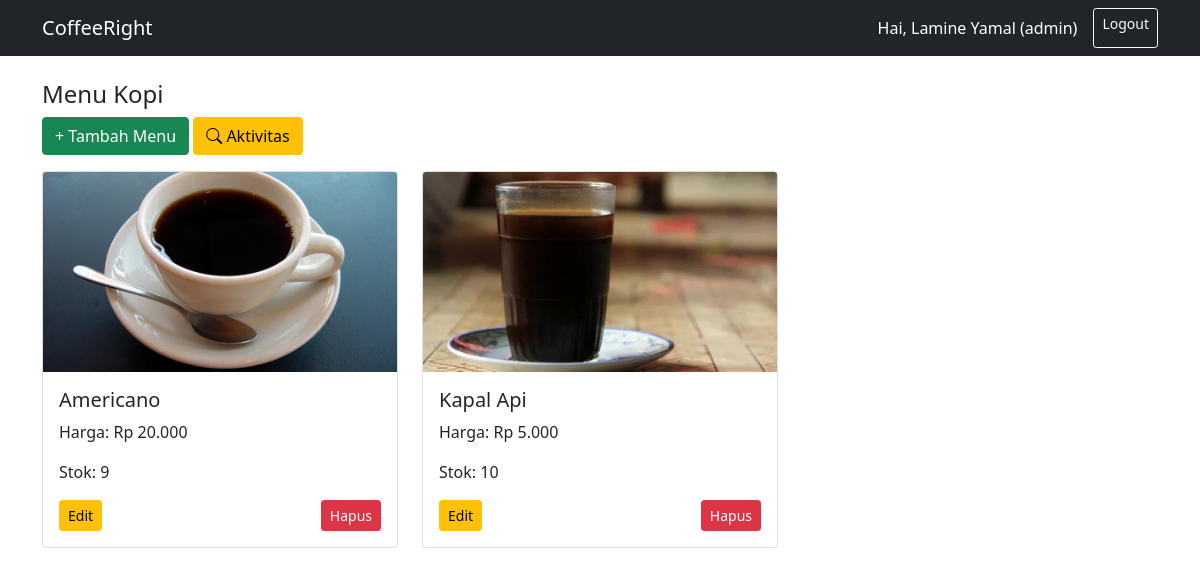
Page /dashboard.php (signed in) on the committed database.
### tables this page shows
CREATE TABLE `menu` (
  `id_menu` int(11) NOT NULL,
  `nama` varchar(100) NOT NULL,
  `harga` int(11) NOT NULL,
  `gambar` varchar(255) NOT NULL,
  `stok` int(11) NOT NULL DEFAULT 0
);

### dashboard.php (the view, shortened to what this page needs)
<?php
require 'config.php';
$role = $_SESSION['role'];
$nama_lengkap = $_SESSION['nama_lengkap'];
$menus = mysqli_query($db, "SELECT * FROM menu");
?>
<!DOCTYPE html>
<html lang="en">
<head>
<link href="https://cdn.jsdelivr.net/npm/bootstrap@5.1.3/dist/css/bootstrap.min.css" rel="stylesheet" />
<link href="https://cdn.jsdelivr.net/npm/bootstrap-icons@1.10.0/font/bootstrap-icons.css" rel="stylesheet">
</head>
<body>
<nav class="navbar navbar-expand-lg navbar-dark bg-dark">
  <div class="container">
    <a class="navbar-brand" href="#">CoffeeRight</a>
    <div class="d-flex">
      <span class="navbar-text text-white me-3">Hai, <?= htmlspecialchars($nama_lengkap) ?> (<?= htmlspecialchars($role) ?>)</span>
      <a href="logout.php" class="btn btn-outline-light btn-sm">Logout</a>
    </div>
  </div>
</nav>
<div class="container mt-4">
    <h4>Menu Kopi</h4>
    <?php if ($role === 'admin'): ?>
        <a href="admin/tambah_menu.php" class="btn btn-success mb-3">+ Tambah Menu</a>
         <a href="admin/log_activity.php" class="btn btn-warning mb-3">
            <i class="bi bi-search"></i> Aktivitas
        </a>
    <?php endif; ?>
    <div class="row">
        <?php while ($menu = mysqli_fetch_assoc($menus)): ?>
            <div class="col-md-4 mb-3">
                <div class="card h-100">
                    <?php if ($menu['gambar']): ?>
                        <img src="uploads/<?= htmlspecialchars($menu['gambar']) ?>" class="card-img-top" style="height: 200px; object-fit: cover;" alt="Menu">
                    <?php endif; ?>
                    <div class="card-body">
                        <h5 class="card-title"><?= htmlspecialchars($menu['nama']) ?></h5>
                        <p class="card-text">Harga: Rp <?= number_format($menu['harga'], 0, ',', '.') ?></p>
                        <p class="card-text">Stok: <?= (int)$menu['stok'] ?></p>
                        <?php if ($role === 'customer'): ?>
                            <form action="customer/add_to_cart.php" method="POST">
                                <input type="hidden" name="id_menu" value="<?= $menu['id_menu'] ?>" />
                                <button type="submit" class="btn btn-success" <?= ((int)$menu['stok'] <= 0) ? 'disabled' : '' ?>>
                                    Tambah ke Keranjang
                                </button>
                            </form>
                        <?php elseif ($role === 'admin'): ?>
                            <div class="d-flex justify-content-between">
                                <a href="admin/edit_menu.php?id=<?= $menu['id_menu'] ?>" class="btn btn-warning btn-sm">Edit</a>
                                <a href="admin/hapus_menu.php?id=<?= $menu['id_menu'] ?>" class="btn btn-danger btn-sm" onclick="return confirm('Yakin mau hapus?')">Hapus</a>
                            </div>
                        <?php endif; ?>
                    </div>
                </div>
            </div>
        <?php endwhile; ?>
    </div>
</div>
</body>
</html>

### rows in the picture
menu: gambar (picture), nama "Americano", harga "20.000", stok "9"
menu: gambar (picture), nama "Kapal Api", harga "5.000", stok "10"

### other values in the picture
$nama_lengkap "Lamine Yamal"
$role "admin"
